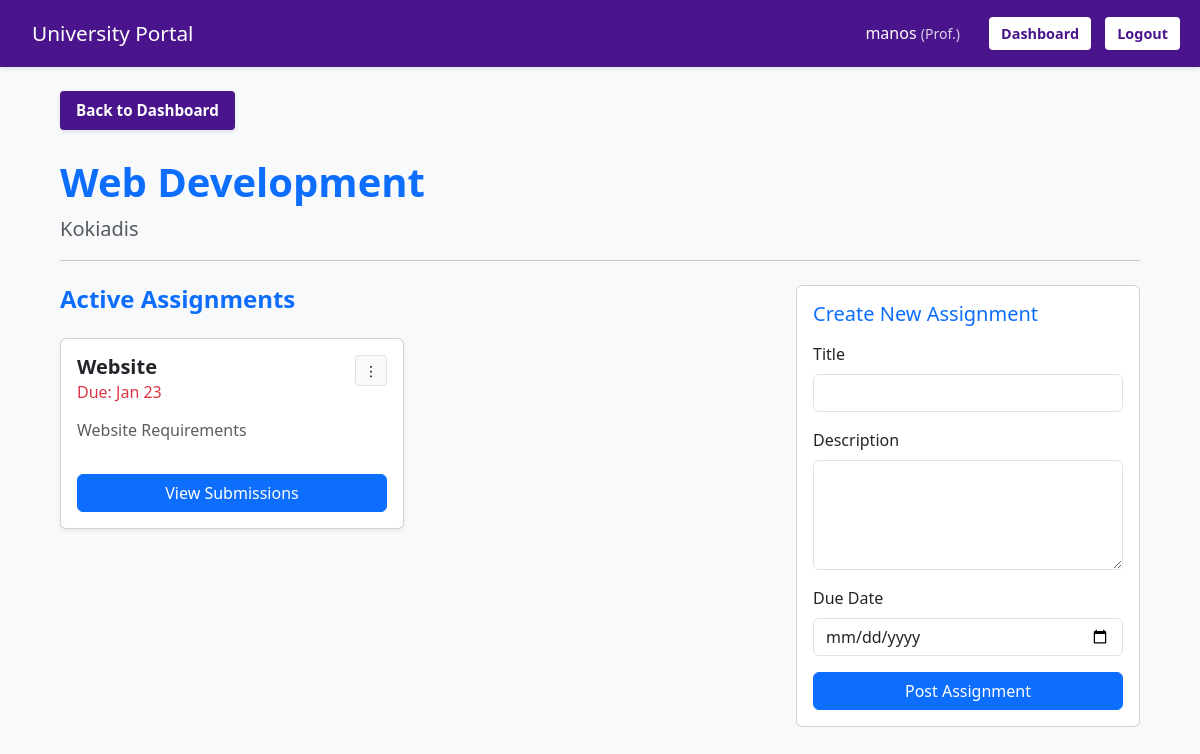
/utilities/assignment.php?course_id=5 (signed in), run on the app's committed database.
### tables this page shows
CREATE TABLE `courses` (
  `id` int(6) UNSIGNED NOT NULL,
  `title` varchar(100) NOT NULL,
  `description` text DEFAULT NULL,
  `professor_id` int(6) UNSIGNED DEFAULT NULL,
  `created_at` timestamp NOT NULL DEFAULT current_timestamp()
);

CREATE TABLE `assignments` (
  `id` int(6) UNSIGNED NOT NULL,
  `course_id` int(6) UNSIGNED DEFAULT NULL,
  `title` varchar(100) NOT NULL,
  `description` text DEFAULT NULL,
  `due_date` date DEFAULT NULL
);

### functions/check_generic.php (called while the page is built, shortened)
<?php
function e($string) {
    return htmlspecialchars($string, ENT_QUOTES | ENT_SUBSTITUTE, 'UTF-8');
}
?>

### functions/functions.php (called while the page is built, shortened)
<?php
function getCourseAssignments($conn, $course_id) {
    $stmt = $conn->prepare("SELECT * FROM assignments WHERE course_id = ? ORDER BY due_date ASC");
    $stmt->bind_param("i", $course_id);
    $stmt->execute();
    return $stmt->get_result();
}
?>

### utilities/assignment.php (the view, shortened to what this page needs)
<?php
require_once '../functions/check_generic.php';
require_once '../functions/functions.php';
require_once '../database/db_connect.php';
$course_id = intval($_GET['course_id']);
$role      = $_SESSION['role'];
$stmt = $conn->prepare("SELECT * FROM courses WHERE id = ?");
$stmt->bind_param("i", $course_id);
$stmt->execute();
$course = $stmt->get_result()->fetch_assoc();
?>
<!DOCTYPE html>
<html lang="el">
<head>
    <link href="https://cdn.jsdelivr.net/npm/bootstrap@5.3.0/dist/css/bootstrap.min.css" rel="stylesheet">
    <link rel="stylesheet" href="../style.css?v=50">
</head>
<body>
<header>
    <h1><a href="../index.php" class="home-link" style="color: white; text-decoration: none;">University Portal</a></h1>
    <div class="nav-links">
        <span style="color: white; font-weight: 500; margin-right: 15px;">
            <?php echo e($_SESSION['username']); ?> <small style="opacity: 0.8;">(<?php echo ($_SESSION['role'] === 'P' ? 'Prof.' : 'Student'); ?>)</small>
        </span>
        <a href="dashboard.php">Dashboard</a>
        <a href="../sign-in-out-up/logout.php">Logout</a>
    </div>
</header>
<div class="container pb-5 my-4">
    <div class="mb-4">
        <a href="dashboard.php" class="btn-back">Back to Dashboard</a>
        <h1 class="fw-bold text-primary mt-2"><?php echo e($course['title']); ?></h1>
        <p class="text-muted lead"><?php echo e($course['description']); ?></p>
        <hr>
    </div>
    <div class="row g-3 g-lg-4">
        <div class="<?php echo ($role === 'P') ? 'col-lg-8' : 'col-lg-12'; ?>">
            <div class="d-flex justify-content-between align-items-center mb-4">
                <h4 class="text-primary fw-bold mb-0">Active Assignments</h4>
            </div>
            <div class="row">
            <?php
            $assigns_result = getCourseAssignments($conn, $course_id);
            if ($assigns_result->num_rows > 0):
                while($row = $assigns_result->fetch_assoc()):
            ?>
            <div class="col-md-6 mb-4">
                <div class="card h-100 shadow-sm">
                    <div class="card-body d-flex flex-column">
                        <div class="d-flex justify-content-between align-items-start mb-3">
                            <div>
                                <h5 class="card-title fw-bold"><?php echo e($row['title']); ?></h5>
                                <h6 class="card-subtitle text-danger">
                                    Due: <?php echo date("M j", strtotime($row['due_date'])); ?>
                                </h6>
                            </div>
                            <?php if($role === 'P'): ?>
                            <div class="dropdown">
                                <button class="btn btn-sm btn-light border" type="button" data-bs-toggle="dropdown">
                                    ⋮
                                </button>
                            </div>
                            <?php endif; ?>
                        </div>
                        <p class="card-text text-muted flex-grow-1">
                            <?php
                                $desc = e($row['description']);
                                if (strlen($desc) > 100) {
                                    echo substr($desc, 0, 100) . "...";
                                } else {
                                    echo $desc;
                                }
                            ?>
                        </p>
                        <a href="submission.php?assign_id=<?php echo $row['id']; ?>" class="btn btn-primary mt-3 w-100">
                            <?php echo ($role === 'S') ? 'View / Submit' : 'View Submissions'; ?>
                        </a>
                    </div>
                </div>
            </div>
            <?php endwhile; else: ?>
                <div class="col-12"><div class="alert alert-secondary text-center">No active assignments at the moment.</div></div>
            <?php endif; ?>
            </div>
        </div>
        <?php if($role === 'P'): ?>
        <div class="col-lg-4" id="createAssignForm">
            <div class="card sticky-top" style="top: 20px;">
                <div class="card-body">
                    <h5 class="card-title text-primary mb-3">Create New Assignment</h5>
                    <form method="POST">
                        <div class="mb-3"><label class="form-label">Title</label><input type="text" name="title" class="form-control" required></div>
                        <div class="mb-3"><label class="form-label">Description</label><textarea name="description" class="form-control" rows="4"></textarea></div>
                        <div class="mb-3"><label class="form-label">Due Date</label><input type="date" name="due_date" class="form-control" required></div>
                        <button type="submit" class="btn btn-primary w-100">Post Assignment</button>
                    </form>
                </div>
            </div>
        </div>
        <?php endif; ?>
    </div>
</div>
</body>
</html>

### style.css (style rules this page uses)
:root { --primary-color: #4a148c; --primary-hover: #38006b; --bg-color: #f8f9fa; --text-color: #333; --border-color: #dee2e6; }
* { box-sizing: border-box; }
body { font-family: 'Segoe UI', Tahoma, Geneva, Verdana, sans-serif; background-color: var(--bg-color); margin: 0; padding: 0; color: var(--text-color); min-height: 100vh; display: flex; flex-direction: column; }
a { text-decoration: none; color: inherit; }
header { background-color: var(--primary-color); color: white; padding: 15px 20px; display: flex; justify-content: space-between; align-items: center; box-shadow: 0 2px 5px rgba(0,0,0,0.1); }
header h1 { margin: 0; font-size: 1.3rem; }
header h1 a { color: white; }
.home-link { padding: 6px 12px; border-radius: 6px; transition: all 0.3s ease; display: inline-block; }
.nav-links a { color: var(--primary-color); background: #ffffff; padding: 6px 12px; border-radius: 4px; margin-left: 10px; font-weight: bold; font-size: 0.9rem; display: inline-block; }
.nav-links span { color: white; margin-right: 10px; }
.container { flex-grow: 1; width: 92%; max-width: 1200px; margin: 20px auto; padding-bottom: 40px; }
.btn-back { color: #ffffff; background-color: var(--primary-color); border: none; padding: 8px 16px; border-radius: 4px; font-size: 0.95rem; font-weight: 600; display: inline-block; margin-bottom: 20px; transition: all 0.2s; text-decoration: none; box-shadow: 0 2px 4px rgba(0,0,0,0.1); }

### data on the page
courses: title "Web Development", description "Kokiadis"
assignments: title "Website", due_date "Jan 23", description "Website Requirements"

### other printed values
$_SESSION['username'] "manos"
